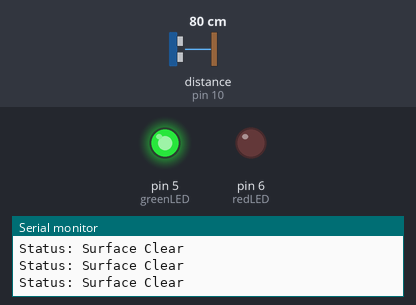
A sketch run on a simulated Arduino Uno, built with avr-gcc and run on an emulated ATmega328P. On the bench: output pins drawn as LEDs (lit = HIGH), the last lines printed to the serial monitor. Wiring (inferred from the names in the program): ultrasonic range finder: trigger pin 9; echo pin 10. Inputs (shaded band) come from the test bench; at power-on: distance to the obstacle (sensor on pin 10) 80 cm. The echo pulse lasts 58.3 µs per cm; pins used as bus, display or sensor lines are not drawn.

Above: at 1.3 s.
1.4 s: distance to the obstacle (sensor on pin 10) set to 23 cm
2.9 s: distance to the obstacle (sensor on pin 10) set to 18 cm
At 3.7 s:
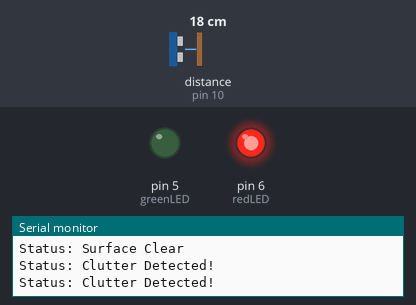
4.5 s: distance to the obstacle (sensor on pin 10) set to 35 cm
At 5.1 s:
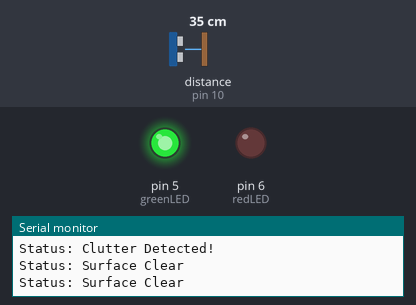
6.0 s: distance to the obstacle (sensor on pin 10) set to 2 cm
At 6.4 s:
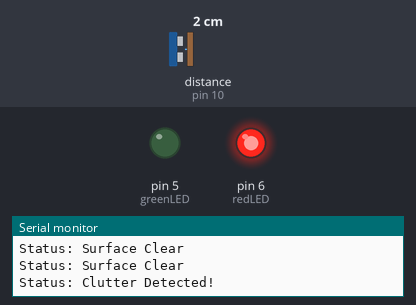
Timing chart, 0 to 8.5 s (numbered marks = the images above; inputs shaded):
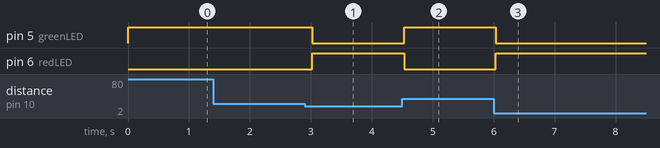

The sketch:

smart_drafting_table.ino
```cpp
// Pins for the Clutter Sensor (Ultrasonic)
const int trigPin = 9;
const int echoPin = 10;

// Pins for the Smart Alert LEDs
const int greenLED = 5;
const int redLED = 6;

// Threshold for clutter (in centimeters)
const int clutterThreshold = 20;

void setup() {
  pinMode(trigPin, OUTPUT);
  pinMode(echoPin, INPUT);
  pinMode(greenLED, OUTPUT);
  pinMode(redLED, OUTPUT);
  Serial.begin(9600);
}

void loop() {
  long duration;
  int distance;

  // Clear the trigPin
  digitalWrite(trigPin, LOW);
  delayMicroseconds(2);

  // Send a 10 microsecond pulse
  digitalWrite(trigPin, HIGH);
  delayMicroseconds(10);
  digitalWrite(trigPin, LOW);

  // Read the echoPin
  duration = pulseIn(echoPin, HIGH);
  distance = duration * 0.034 / 2; // Calculate distance in cm

  // Logic for Smart Alerts
  if (distance > 0 && distance < clutterThreshold) {
    // Clutter detected!
    digitalWrite(redLED, HIGH);
    digitalWrite(greenLED, LOW);
    Serial.println("Status: Clutter Detected!");
  } else {
    // Surface clear
    digitalWrite(redLED, LOW);
    digitalWrite(greenLED, HIGH);
    Serial.println("Status: Surface Clear");
  }

  delay(500); // Check every half second
}
```

Measured:
- the behaviour switches between 21 and 20 cm on distance to the obstacle (sensor on pin 10) (found by bisection; images 0 and 1)
- after the input at 2.9 s, pin 5 (greenLED): HIGH → LOW after 0.12 s; pin 6 (redLED): LOW → HIGH after 0.12 s
- after the input at 4.5 s, pin 5 (greenLED): LOW → HIGH at once; pin 6 (redLED): HIGH → LOW at once
- after the input at 6.0 s, pin 5 (greenLED): HIGH → LOW at once; pin 6 (redLED): LOW → HIGH at once
